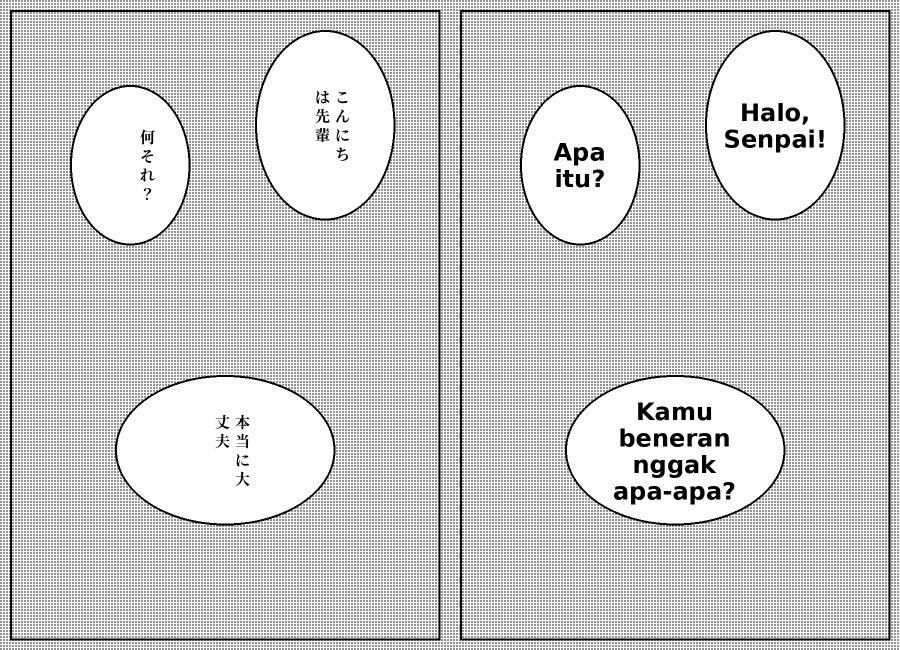
#> input picture assets/contoh_sebelum_sesudah.png, 1800 x 1300 px (shown at 1/2 size)
$ python -i patchfill.py   (imports and definitions only)   (older library calls are emulated)
#> lines starting #> are read from the running program, lines starting #| are printed output that depends on the picture; after the words box and inside, x2 and y2 are one past the last pixel; in counts of white or black regions, pixels touching at a corner belong together
#> further down, picture is the input picture: shape (1300, 1800); min 0, max 255, mean 208.6
"""Patch Tool otomatis (seperti Patch Tool / Content-Aware Fill di Photoshop).

1. NILAI KEMULUSAN hasil restore: area bekas teks dibandingkan dengan latar di sekelilingnya --
   warna rata-rata, kekasaran tekstur (raster / butiran), noda kabur (hasil AI yang 'meleleh'),
   dan sambungan di tepi area (garis / loncatan warna). Hasil: skor 0..1 (1 = menyatu sempurna).
2. Bila belum mulus: CARI AREA YANG SAMA di halaman -- potongan halaman yang tepinya paling cocok
   dengan tepi area yang ditambal (dicari dengan template matching bertopeng), isinya bersih
   (bukan teks / bagian yang sudah diubah) dan teksturnya mirip latar sekitar.
3. TEMPEL dengan pembauran (Poisson / seamless clone): warna & terang disesuaikan dengan sekitarnya,
   tekstur aslinya tetap. Hasil ditempel hanya bila skornya memang lebih baik.

Dipakai otomatis setelah hapus teks, dan manual lewat alat Patch (tandai area dengan path).
"""
from __future__ import annotations

import cv2
import numpy as np

GOOD = 0.72          # skor minimum yang dianggap sudah rapi
MAX_AUTO = 12        # maksimum area yang ditambal otomatis per halaman (mode hemat: lebih sedikit)


def _gray(img):
    return cv2.cvtColor(img, cv2.COLOR_BGR2GRAY) if img.ndim == 3 else img


def _ring(mask: np.ndarray, r: int) -> np.ndarray:
    k = cv2.getStructuringElement(cv2.MORPH_ELLIPSE, (2 * r + 1, 2 * r + 1))
    return (cv2.dilate(mask, k) > 0) & ~(cv2.dilate(mask, np.ones((3, 3), np.uint8)) > 0)


# [10 lines left out: functions _hf, _edges, not called in this run]


def structure(gray: np.ndarray, L: int = 15) -> np.ndarray:
    """Garis gelap (tepi balon, tepi kotak, garis gambar) -- ruas lurus >= L px yang tipis.
    Butiran raster (titik terpisah) dan noda / bercak tebal tidak termasuk."""
#> called with L = 15
    dark = (gray < 110).astype(np.uint8)
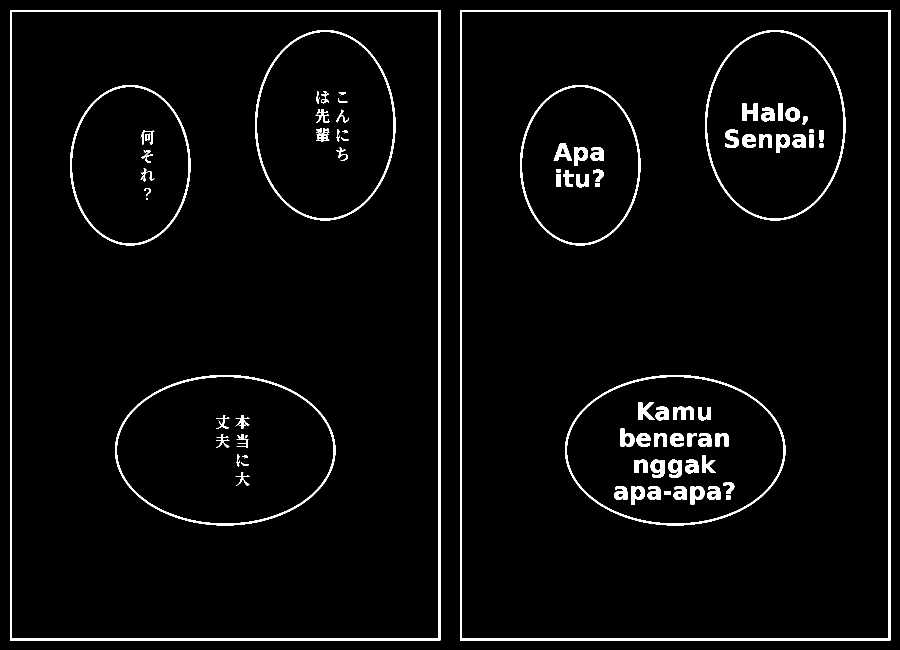
#> dark: shape (1300, 1800) (shown at 1/2 size); values 0 (black) and 1 (white), 3.5% white; 87 white regions (3 under 20 px), largest, box (x1, y1, x2, y2) and area: (20, 20, 881, 1281) 16912, (920, 20, 1781, 1281) 16912, (230, 750, 671, 1051) 4520
    if not dark.any():
        return np.zeros(gray.shape, bool)
    out = np.zeros_like(dark)
    c = L // 2
    for ang in range(0, 180, 15):
        k = np.zeros((L, L), np.uint8)
        dx, dy = np.cos(np.radians(ang)) * c, np.sin(np.radians(ang)) * c
        cv2.line(k, (int(round(c - dx)), int(round(c - dy))), (int(round(c + dx)), int(round(c + dy))), 1, 1)
        out |= cv2.morphologyEx(dark, cv2.MORPH_OPEN, k)
#> this loop made 12 passes
#> pass 1, in structure, `out |= cv2.morphologyEx(dark, cv2.MORPH_OPEN, k)`:
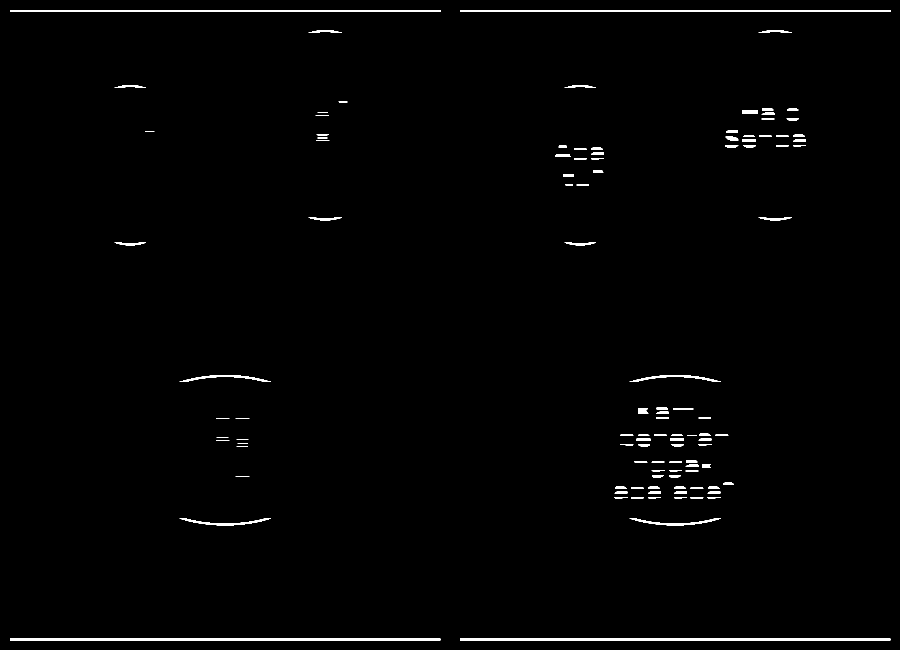
#> out: shape (1300, 1800) (shown at 1/2 size); values 0 (black) and 1 (white), 1.1% white; 110 white regions (1 under 20 px), largest, box (x1, y1, x2, y2) and area: (20, 20, 881, 24) 3444, (920, 20, 1781, 24) 3444, (20, 1277, 881, 1281) 3444
#> pass 2, in structure, `out |= cv2.morphologyEx(dark, cv2.MORPH_OPEN, k)`:
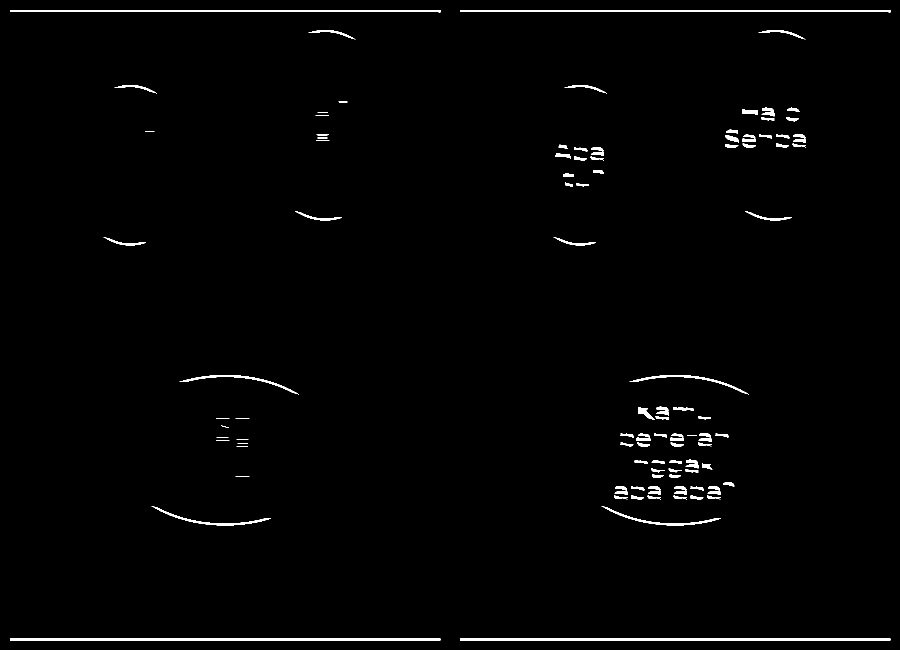
#> out: shape (1300, 1800) (shown at 1/2 size); values 0 (black) and 1 (white), 1.3% white; 111 white regions (1 under 20 px), largest, box (x1, y1, x2, y2) and area: (20, 20, 881, 25) 3448, (920, 20, 1781, 25) 3448, (20, 1276, 881, 1281) 3448
#> pass 3, in structure, `out |= cv2.morphologyEx(dark, cv2.MORPH_OPEN, k)`:
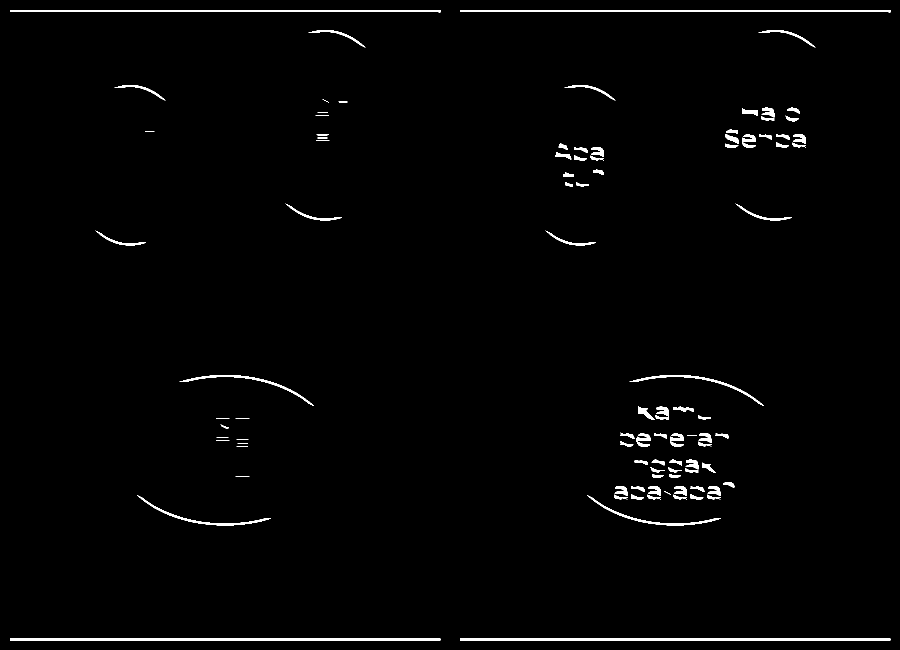
#> out: shape (1300, 1800) (shown at 1/2 size); values 0 (black) and 1 (white), 1.4% white; 97 white regions (2 under 20 px), largest, box (x1, y1, x2, y2) and area: (20, 20, 881, 25) 3448, (920, 20, 1781, 25) 3448, (20, 1276, 881, 1281) 3448
#> after the loop: out: shape (1300, 1800); 2.14% of pixels changed, all inside (x1, y1, x2, y2) = (0, 24, 1781, 1300)
    # bagian tebal (bercak / noda / area hitam) bukan garis
    thick = cv2.distanceTransform(dark, cv2.DIST_L2, 3) > 3.5
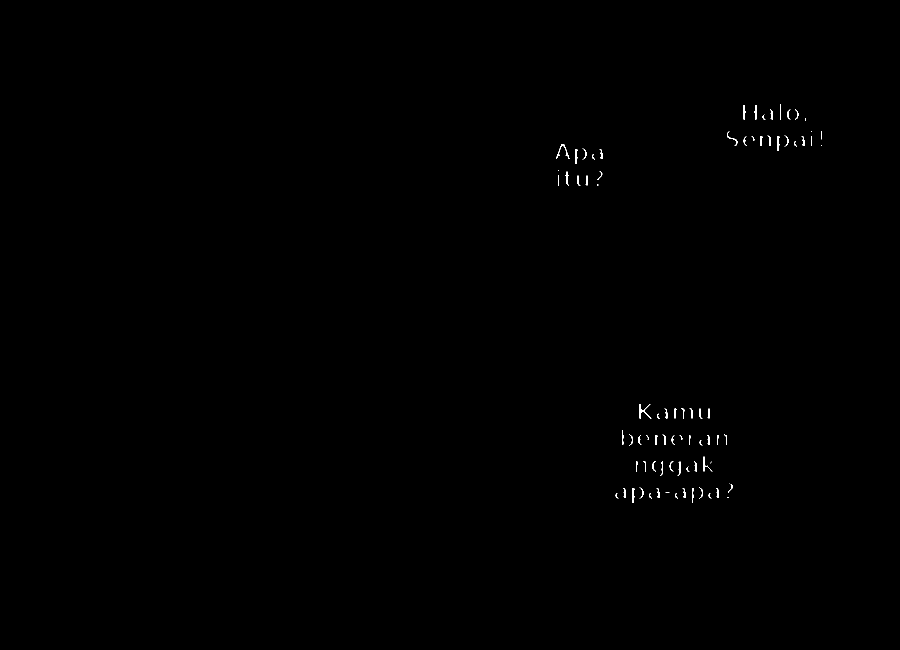
#> thick: shape (1300, 1800) bool (shown at 1/2 size); 0.16% white in thin lines or dots, all inside (x1, y1, x2, y2) = (1112, 209, 1644, 1006)
    thick = cv2.dilate(thick.astype(np.uint8), np.ones((9, 9), np.uint8)) > 0
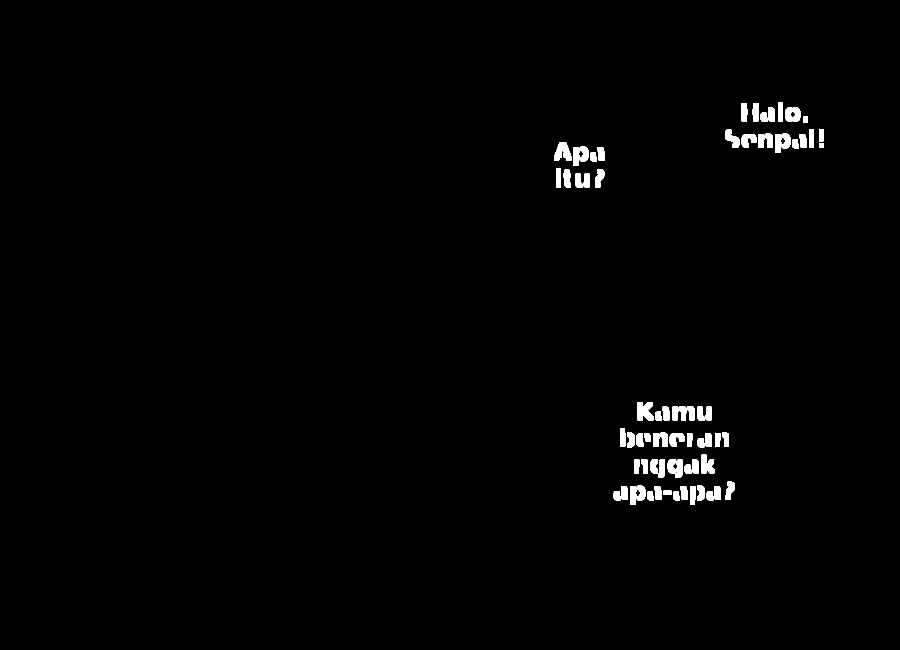
#> thick: shape (1300, 1800) bool (shown at 1/2 size); 1.1% white; 76 white regions, largest, box (x1, y1, x2, y2) and area: (1275, 804, 1307, 841) 948, (1108, 285, 1143, 322) 871, (1300, 918, 1330, 956) 830
    return (out > 0) & ~thick
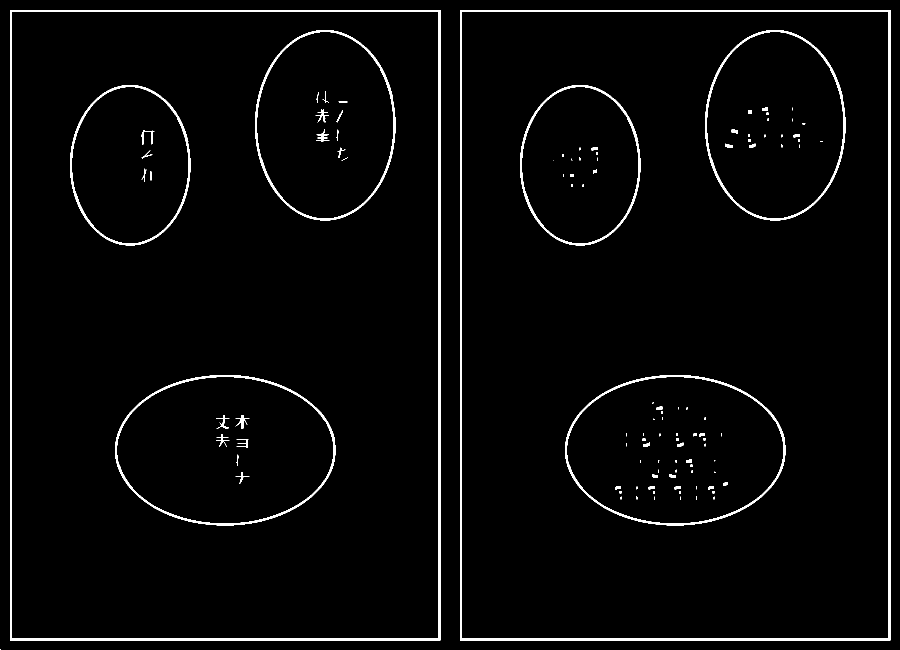
#> returned value: shape (1300, 1800) bool (shown at 1/2 size); 2.7% white; 112 white regions (49 under 20 px), largest, box (x1, y1, x2, y2) and area: (20, 20, 881, 1281) 16912, (920, 20, 1781, 1281) 16912, (230, 750, 671, 1051) 4797


# [238 lines left out: functions smoothness, find_source, apply_patch, not called in this run]


TILE = 56          # area lebih besar dari ini ditambal per ubin (seperti menambal sedikit demi sedikit)


# [140 lines left out: functions _patch_tiles, patch_region, _patch_region_local, auto_patch, not called in this run]

>>> import cv2
>>> picture = cv2.imread('../assets/contoh_sebelum_sesudah.png', cv2.IMREAD_GRAYSCALE)
>>> result = structure(picture)
